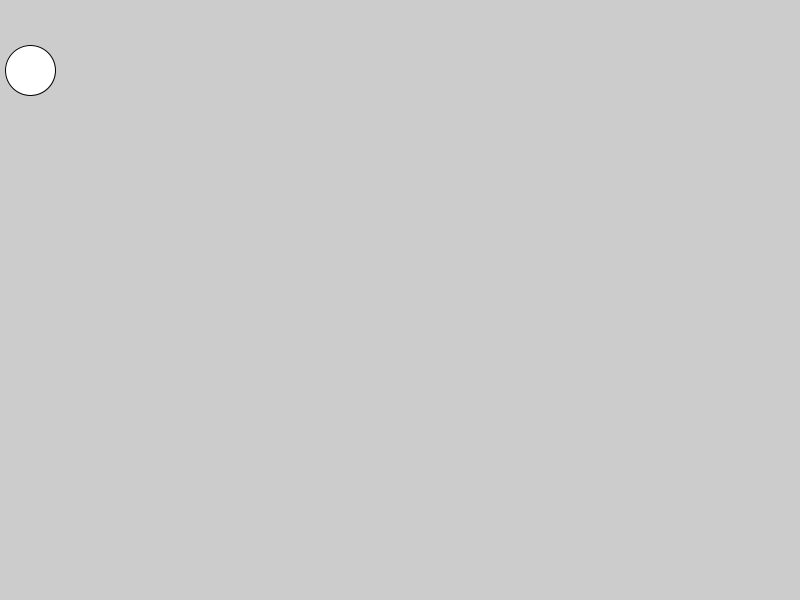
Frame 1 (no input)
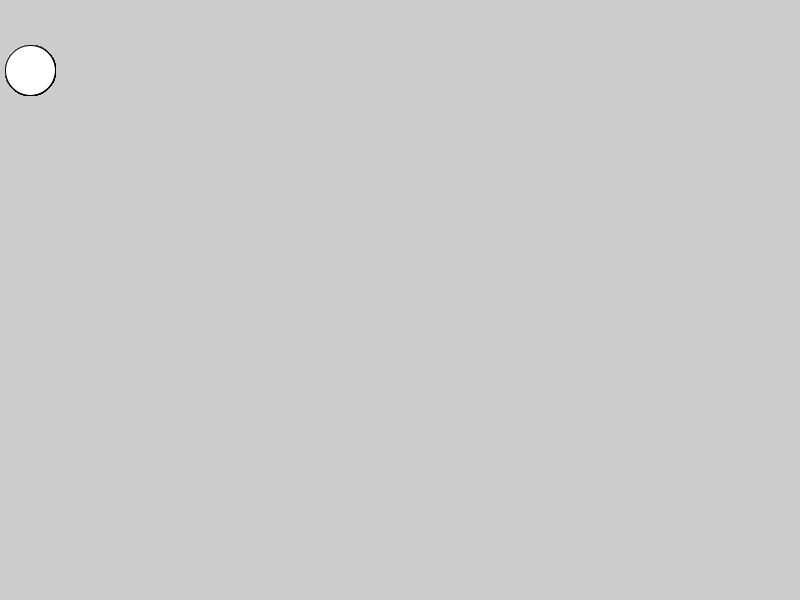
Frame 60 (the mouse pressed at the canvas centre just before this capture)
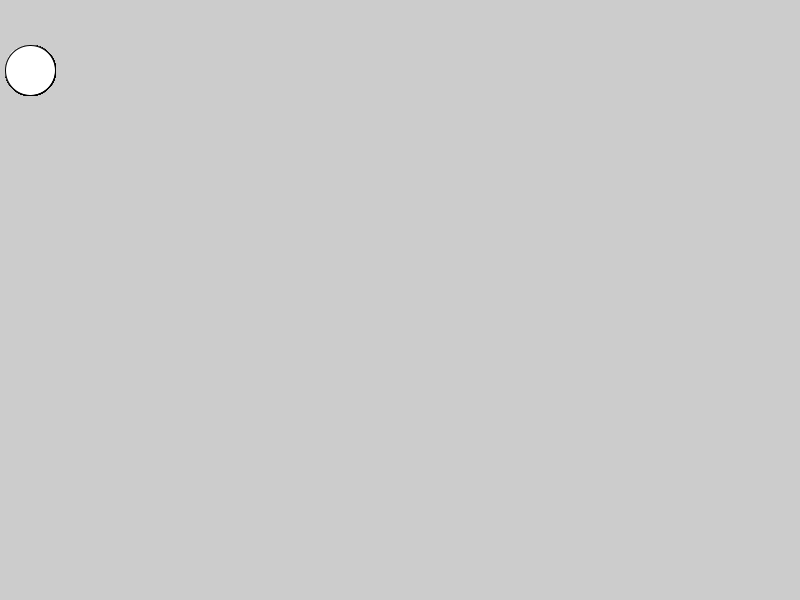
Frame 120 (the mouse held since frame 60 and released just before this capture)

The Processing sketch that drew these frames (run headless with seeded random() and noise(); from frame 60 on, the mouse is pressed at the canvas centre):

// Processing sketch: code03_02
// ── code03_02.pde
void setup() {
  size(800, 600);
}

void draw() {
  drawCircle();
}

void drawCircle() {
  float x = 30.0; //変数xの宣言と値の初期化---(1)
  ellipse(x, 70.0, 50.0, 50.0); //変数xの値の利用---(2)
  x += 60.0; //変数xの値の増加 （実はこの位置で値を設定しても無意味）---(3)
}
